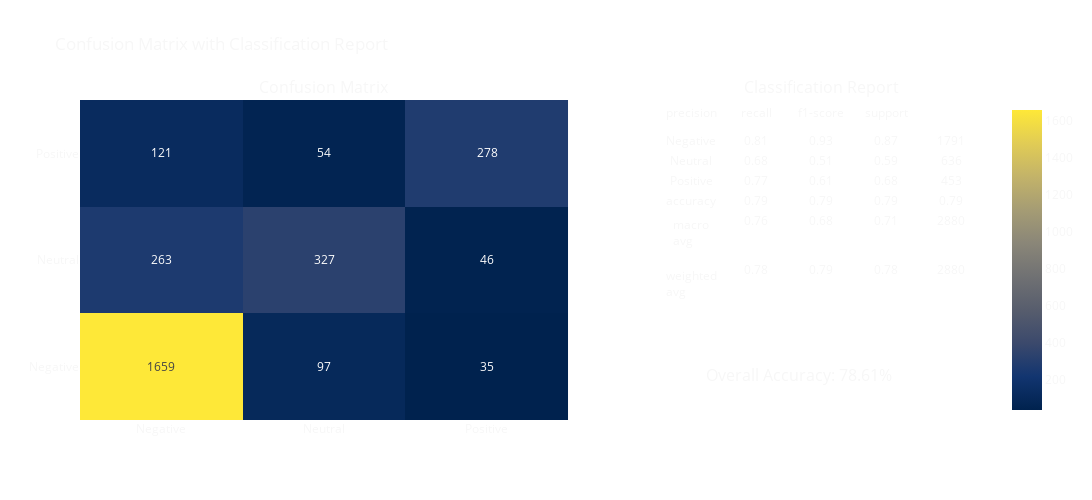

Notebook source saved alongside this figure:
### Code cell
# Hyperparameterized using Gamma Float
random.seed(10)

text = tweets['cleaned_text_stopwords'].values
labels = tweets['airline_sentiment'].values

text_train, text_test, labels_train, labels_test = train_test_split(text, labels, test_size=0.2, random_state=42)

vectorizer = TfidfVectorizer(max_features=1000)
X_train_tfidf = vectorizer.fit_transform(text_train)
X_test_tfidf = vectorizer.transform(text_test)

# Hyperparameter tuning using Grid Search
param_grid = {'C': [.1, 1, 10, 100], 'kernel': ['linear', 'polynomial', 'rbf'], 'gamma': [0.1, 1, 10]}
svm_model = SVC()
grid_search = GridSearchCV(svm_model, param_grid, cv=3, n_jobs=1)
grid_search.fit(X_train_tfidf, labels_train)

print("Best Parameters:", grid_search.best_params_)

# Training on the params chosen
best_svm_model = grid_search.best_estimator_
best_svm_model.fit(X_train_tfidf, labels_train)

y_pred = best_svm_model.predict(X_test_tfidf)

accuracy = accuracy_score(labels_test, y_pred)
print(f'Accuracy: {accuracy:.4f}')

print('\nClassification Report:')
print(classification_report(labels_test, y_pred, digits=4))

cm = confusion_matrix(labels_test, y_pred)
plot_confusion_matrix_with_classification_report(cm, ["Negative", "Neutral", "Positive"], labels_test, y_pred)

### Figure 1 — Plotly figure (JSON) as saved in the notebook; plotly's stock layout.template omitted (floating-point values rounded to 4 significant figures)
{"data": [{"colorscale": [[0, "#00224e"], [0.1111, "#123570"], [0.2222, "#3b496c"], [0.3333, "#575d6d"], [0.4444, "#707173"], [0.5556, "#8a8678"], [0.6667, "#a59c74"], [0.7778, "#c3b369"], [0.8889, "#e1cc55"], [1, "#fee838"]], "showscale": true, "text": [[1659, 97, 35], [263, 327, 46], [121, 54, 278]], "textfont": {"size": 12}, "texttemplate": "%{text}", "type": "heatmap", "x": ["Negative", "Neutral", "Positive"], "xaxis": "x", "y": ["Negative", "Neutral", "Positive"], "yaxis": "y", "z": [[1659, 97, 35], [263, 327, 46], [121, 54, 278]]}, {"cells": {"fill": {"color": "rgba(0,0,0,0)"}, "values": [["Negative", "Neutral", "Positive", "accuracy", "macro avg", "weighted avg"], [0.81, 0.68, 0.77, 0.79, 0.76, 0.78], [0.93, 0.51, 0.61, 0.79, 0.68, 0.79], [0.87, 0.59, 0.68, 0.79, 0.71, 0.78], [1791, 636, 453, 0.79, 2880, 2880]]}, "domain": {"x": [0.64, 1], "y": [0, 1]}, "header": {"fill": {"color": "rgba(0,0,0,0)"}, "values": ["precision", "recall", "f1-score", "support"]}, "type": "table"}], "layout": {"annotations": [{"font": {"size": 16}, "showarrow": false, "text": "Confusion Matrix", "x": 0.27, "xanchor": "center", "xref": "paper", "y": 1, "yanchor": "bottom", "yref": "paper"}, {"font": {"size": 16}, "showarrow": false, "text": "Classification Report", "x": 0.82, "xanchor": "center", "xref": "paper", "y": 1, "yanchor": "bottom", "yref": "paper"}, {"font": {"color": "rgba(247, 247, 247, 1)", "size": 16}, "showarrow": false, "text": "Overall Accuracy: 78.61%", "x": 0.9, "xref": "paper", "y": 0.1, "yref": "paper"}], "font": {"color": "rgba(247, 247, 247, 1)"}, "height": 500, "paper_bgcolor": "rgba(0,0,0,0)", "title": {"text": "Confusion Matrix with Classification Report"}, "width": 1200, "xaxis": {"anchor": "y", "domain": [0, 0.54]}, "yaxis": {"anchor": "x", "domain": [0, 1]}}}
